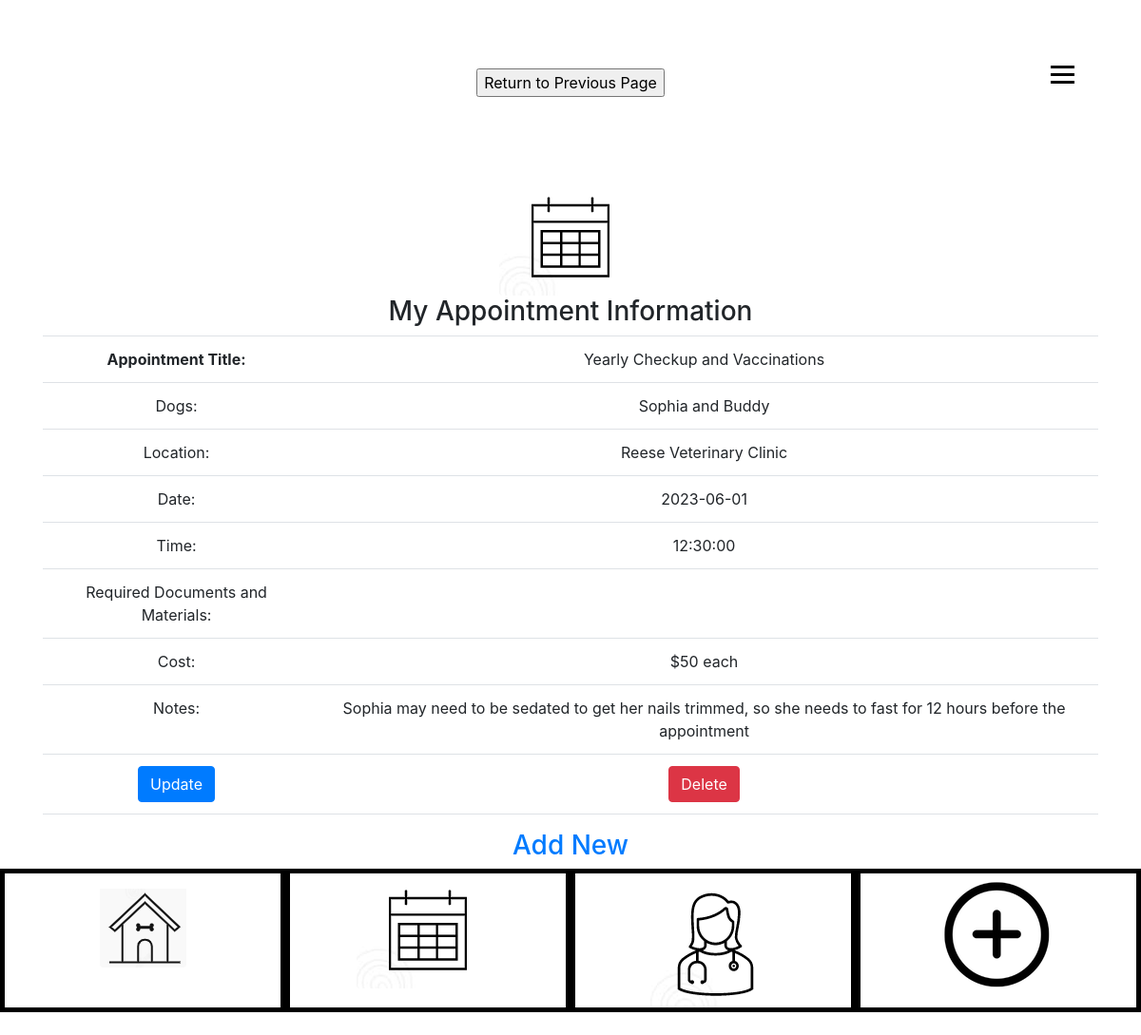
The app's page /appointment-create.php with its own data.
### tables this page shows
CREATE TABLE `tbl_appointment` (
  `AppointmentId` int(15) NOT NULL,
  `fldappointmentTitle` varchar(50) NOT NULL,
  `fldappointmentDog` varchar(150) NOT NULL,
  `fldappointmentLocation` varchar(150) NOT NULL,
  `fldappointmentContact` date NOT NULL,
  `fldappointmentTime` time NOT NULL,
  `fldappointmentRequiredDocs` varchar(150) NOT NULL,
  `fldappointmentCost` varchar(50) NOT NULL,
  `fldappointmentNotes` varchar(150) NOT NULL,
  `fldappointmentHandler` varchar(50) NOT NULL
);

### appointment-read.php (the view, shortened to what this page needs)
<?php
include 'db.php';
  $sql = "select * from tbl_appointment";
  $result = $conn->query($sql);
  while($row = $result->fetch_assoc()) {
    echo "<td><b> Appointment Title:</td>";
    echo "<td>" . $row['fldappointmentTitle'] . "</td>";
    echo "<td>  Dogs:</td>";
    echo "<td>" . $row['fldappointmentDog'] . "</td>";
    echo "<td>  Location:</td>";
    echo "<td>" . $row['fldappointmentLocation'] . "</td>";
    echo "<td> Date:</td>";
    echo "<td>" . $row['fldappointmentContact'] . "</td>";
    echo "<td> Time:</td>";
    echo "<td>" . $row['fldappointmentTime'] . "</td>";
    echo "<td> Required Documents and Materials:</td>";
    echo "<td>" . $row['fldappointmentRequiredDocs'] . "</td>";
    echo "<td> Cost:</td>";
    echo "<td>" . $row['fldappointmentCost'] . "</td>";
    echo "<td> Notes:</td>";
    echo "<td>" . $row['fldappointmentNotes'] . "</td>";
    echo '<td><a class="btn btn-primary" href="" role="button">Update</a></td>';
echo '<td><a class="btn btn-danger" href="" role="button">Delete</a></td>';
}
?>

### records on screen
tbl_appointment: fldappointmentTitle "Yearly Checkup and Vaccinations", fldappointmentDog "Sophia and Buddy", fldappointmentLocation "Reese Veterinary Clinic", fldappointmentContact "2023-06-01", fldappointmentTime "12:30:00", fldappointmentCost "$50 each", fldappointmentNotes "Sophia may need to be sedated to get her nails trimmed, so she needs to fast for 12 hours before the appointment"
